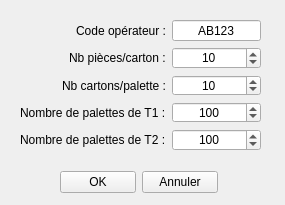
<?xml version="1.0" encoding="UTF-8"?>
<ui version="4.0">
 <class>FenConfig</class>
 <widget class="QWidget" name="FenConfig">
  <property name="geometry">
   <rect>
    <x>0</x>
    <y>0</y>
    <width>285</width>
    <height>205</height>
   </rect>
  </property>
  <property name="windowTitle">
   <string>Configuration</string>
  </property>
  <widget class="QWidget" name="formLayoutWidget">
   <property name="geometry">
    <rect>
     <x>20</x>
     <y>20</y>
     <width>241</width>
     <height>131</height>
    </rect>
   </property>
   <layout class="QFormLayout" name="formLayout">
    <property name="fieldGrowthPolicy">
     <enum>QFormLayout::AllNonFixedFieldsGrow</enum>
    </property>
    <property name="labelAlignment">
     <set>Qt::AlignRight|Qt::AlignTrailing|Qt::AlignVCenter</set>
    </property>
    <item row="0" column="0">
     <widget class="QLabel" name="label_4">
      <property name="text">
       <string>Code opérateur :</string>
      </property>
     </widget>
    </item>
    <item row="0" column="1">
     <widget class="QLineEdit" name="opCode">
      <property name="text">
       <string>AB123</string>
      </property>
      <property name="maxLength">
       <number>5</number>
      </property>
      <property name="alignment">
       <set>Qt::AlignCenter</set>
      </property>
     </widget>
    </item>
    <item row="1" column="0">
     <widget class="QLabel" name="label_2">
      <property name="text">
       <string>Nb pièces/carton :</string>
      </property>
     </widget>
    </item>
    <item row="1" column="1">
     <widget class="QSpinBox" name="nbPPCarton">
      <property name="alignment">
       <set>Qt::AlignCenter</set>
      </property>
      <property name="value">
       <number>10</number>
      </property>
     </widget>
    </item>
    <item row="2" column="0">
     <widget class="QLabel" name="label">
      <property name="text">
       <string>Nb cartons/palette :</string>
      </property>
     </widget>
    </item>
    <item row="2" column="1">
     <widget class="QSpinBox" name="nbCPalette">
      <property name="alignment">
       <set>Qt::AlignCenter</set>
      </property>
      <property name="value">
       <number>10</number>
      </property>
     </widget>
    </item>
    <item row="3" column="0">
     <widget class="QLabel" name="label_6">
      <property name="text">
       <string>Nombre de palettes de T1 :</string>
      </property>
     </widget>
    </item>
    <item row="3" column="1">
     <widget class="QSpinBox" name="nNbT1">
      <property name="alignment">
       <set>Qt::AlignCenter</set>
      </property>
      <property name="maximum">
       <number>9999</number>
      </property>
      <property name="value">
       <number>100</number>
      </property>
     </widget>
    </item>
    <item row="4" column="0">
     <widget class="QLabel" name="label_5">
      <property name="text">
       <string>Nombre de palettes de T2 :</string>
      </property>
     </widget>
    </item>
    <item row="4" column="1">
     <widget class="QSpinBox" name="nNbT2">
      <property name="alignment">
       <set>Qt::AlignCenter</set>
      </property>
      <property name="maximum">
       <number>9999</number>
      </property>
      <property name="value">
       <number>100</number>
      </property>
     </widget>
    </item>
   </layout>
  </widget>
  <widget class="QWidget" name="horizontalLayoutWidget">
   <property name="geometry">
    <rect>
     <x>60</x>
     <y>170</y>
     <width>158</width>
     <height>25</height>
    </rect>
   </property>
   <layout class="QHBoxLayout" name="buttonLayout">
    <item>
     <widget class="QPushButton" name="bOk">
      <property name="text">
       <string>OK</string>
      </property>
     </widget>
    </item>
    <item>
     <widget class="QPushButton" name="bCancel">
      <property name="text">
       <string>Annuler</string>
      </property>
     </widget>
    </item>
   </layout>
  </widget>
  <zorder>formLayoutWidget</zorder>
  <zorder>horizontalLayoutWidget</zorder>
  <zorder>bOk</zorder>
 </widget>
 <resources/>
 <connections>
  <connection>
   <sender>bCancel</sender>
   <signal>clicked()</signal>
   <receiver>FenConfig</receiver>
   <slot>close()</slot>
   <hints>
    <hint type="sourcelabel">
     <x>192</x>
     <y>195</y>
    </hint>
    <hint type="destinationlabel">
     <x>193</x>
     <y>260</y>
    </hint>
   </hints>
  </connection>
 </connections>
</ui>
